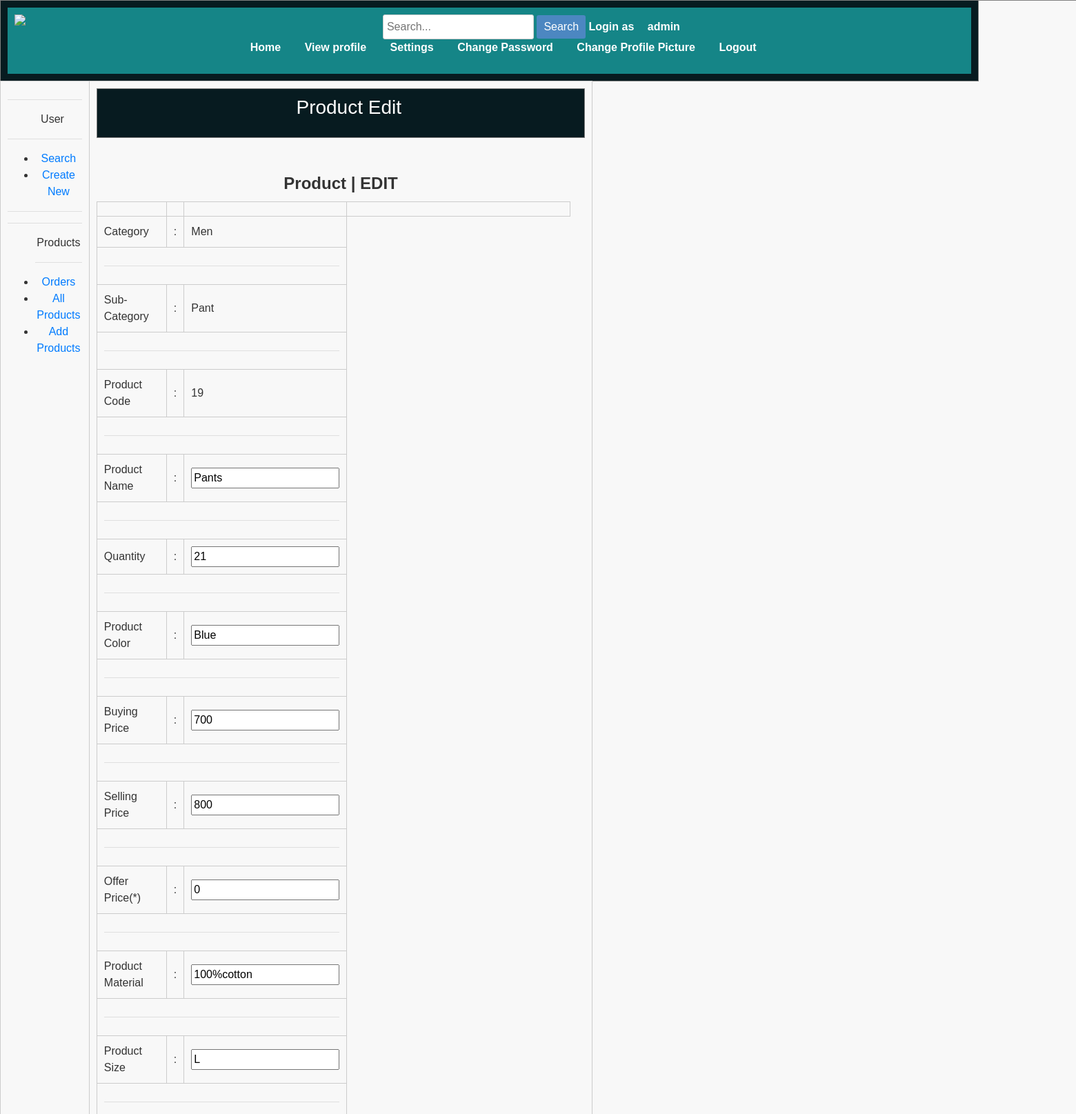
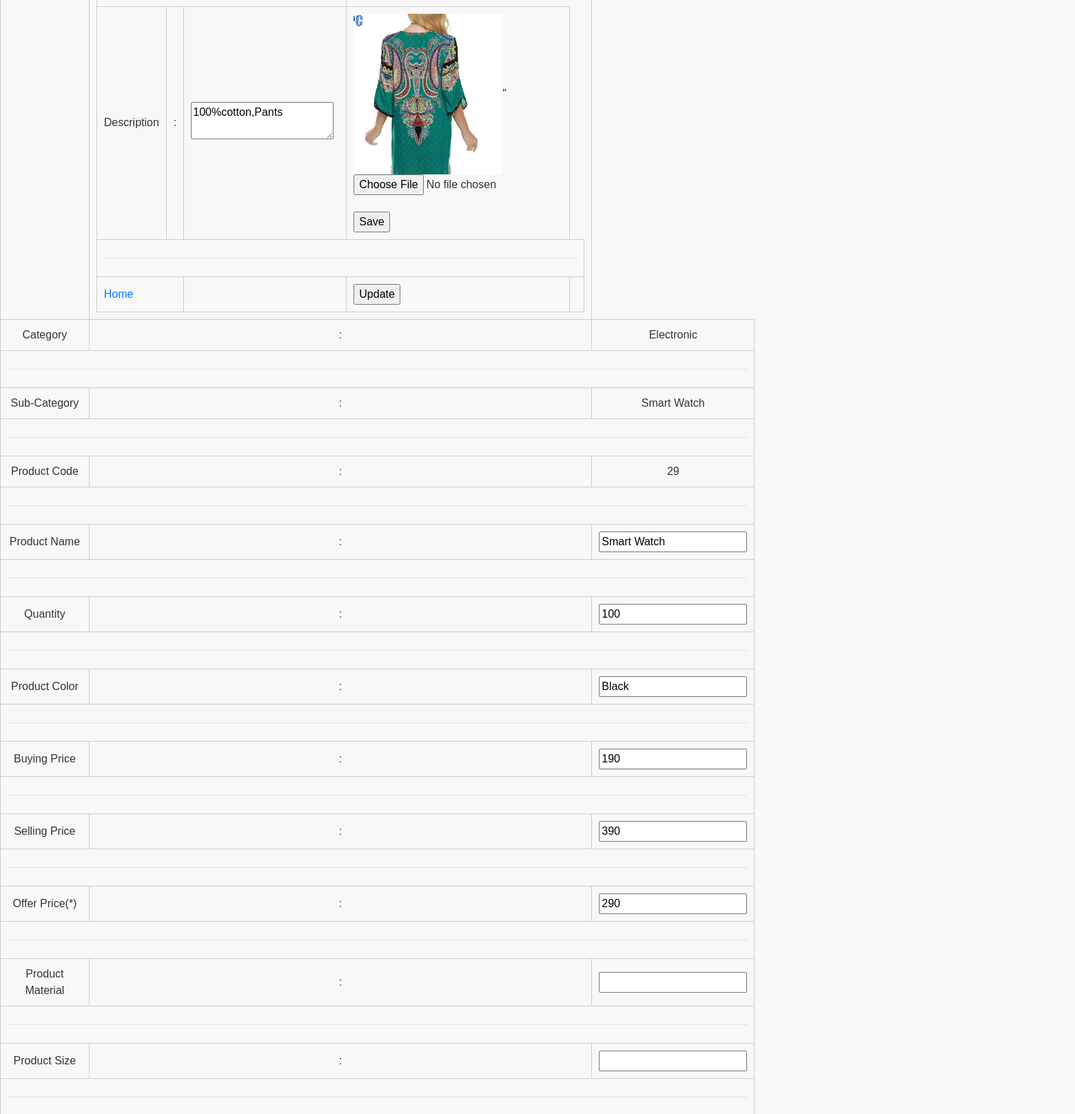
Screenshot of /app/admin/productEdit.php?cd=9 (signed in, upper part) with the database file from the repository (2 pictures, top to bottom).
### tables this page shows
CREATE TABLE `allproducts` (
  `code` varchar(255) NOT NULL,
  `name` varchar(255) NOT NULL,
  `catagory` varchar(255) NOT NULL,
  `subcatagory` varchar(255) NOT NULL,
  `color` varchar(255) NOT NULL,
  `material` varchar(500) NOT NULL,
  `size` varchar(20) NOT NULL,
  `description` varchar(255) NOT NULL,
  `bprice` double NOT NULL,
  `sprice` double NOT NULL,
  `quantity` int(11) NOT NULL,
  `offer` double NOT NULL,
  `pdpic` varchar(500) NOT NULL
);

### data/db.php (called while the page is built, shortened)
<?php
    $host="127.0.0.1";
    $user="root";
    $pass="";
    $dbname="ecommerce";
    $port=3306;
    function executeSQL($sql){
        global $host, $user, $pass, $dbname, $port;
        $link=mysqli_connect($host, $user, $pass, $dbname, $port);
        $result = mysqli_query($link, $sql);
        return $result;
    }
?>

### data/product_access_admin.php (called while the page is built, shortened)
<?php
	if(require_once("db.php"))
    {
    function getAllProductByCode($searchkey){
            $sql = "SELECT * FROM allproducts WHERE code LIKE '%$searchkey%'";
            $result = executeSQL($sql);
		    $ProductByCode = array();
			for($i=0; $row=mysqli_fetch_assoc($result); ++$i)
			{
            $ProductByCode[$i] = $row;
			}
            return $ProductByCode;
            }
	}
	else
    {
		echo "Database not found";
	}
?>

### app/admin/productEdit.php (the view, shortened to what this page needs)
<?php include "../../data/product_access_admin.php"; ?>
<?php
        $productid = $_GET['cd'];
        $allproduct = getAllProductByCode($productid);
?>
<!DOCTYPE html>
<html lang="en">
<head>
<link rel="stylesheet" href="https://cdn.jsdelivr.net/npm/bootstrap@4.0.0/dist/css/bootstrap.min.css">
<link rel="stylesheet" href="../visitor/CSS/home.css">
<link rel="stylesheet" href="css/loggedin.css">
<link rel="stylesheet" href="css/profile.css">
<link rel="stylesheet" href="css/productdetails.css">
</head>
<body width="1600">
    <table width="1600" border="1" align="center" cellpadding="0" cellspacing="0">
    <tr>
		<th colspan="4" align="center" width="60%">
			<nav>
				<a href="loggedin.php"><img src="pictures\eshop_logo.png" align="left" align="top" width="20%"></a>
				<div class="search-bar">
					<input type="text" class="search-input" placeholder="Search...">
					<button class="search-button">Search</button>
				</div>
				Login as <a href="profile.php"><?= $_SESSION['user']['name']; ?></a>
            <div class="sidebar">
                <ul>
                 <a href="loggedin.php">Home</a></li>
                   <a href="profile.php">View profile</a></li>
                    <a href="editprofile.php">Settings</a>
                    <a href="changepass.php">Change Password</a></li>
                    <a href="changepp.php">Change Profile Picture</a></li>
                   <a href="logouthandler.php">Logout</a></li>
                </ul>
            </div>
			</tr>
        <tr>
            <td width="200" valign="top">
                <hr>
                <span>&nbsp;&nbsp;&nbsp;&nbsp;&nbsp;User</span><br>
                <hr>
                <ul>
                    <li><a href="search.php">Search</a></li>
                    <li><a href="create.php">Create New</a></li>
                </ul>
                <hr>
                <hr>
                <ul>
                    Products
                    <hr>
					<li><a href="pending.php">Orders</a></li>
                    <li><a href="allProducts.php">All Products</a></li>
                    <li><a href="settings.php">Add Products</a></li>
            </td>
            <td valign="top" height="400" align="center">
                <table border="1" align="center" width="100%" cellpadding="0" cellspacing="0">
                   <form method="POST">
                    <tr>
                        <th align="center"><label>
                        <h3>&nbsp;&nbsp;&nbsp;&nbsp;&nbsp;&nbsp;&nbsp;&nbsp;&nbsp;&nbsp;&nbsp;&nbsp;&nbsp;&nbsp;&nbsp;&nbsp;&nbsp;&nbsp;Product Edit&nbsp;&nbsp;&nbsp;&nbsp;&nbsp;&nbsp;&nbsp;&nbsp;&nbsp;&nbsp;&nbsp;&nbsp;&nbsp;&nbsp;&nbsp;
                            </h3>
                            </label>
                        </th>
                    </tr>
                    </form>
                </table>
                 <br>
                  <br>
                 <fieldset>
                    <legend><b>Product | EDIT</b></legend>
         <table cellpadding="0" cellspacing="0" width="100%">
         <form method="POST">
        <tr>
            <td width="100"></td>
            <td width="10"></td>
            <td width="230"></td>
            <td></td>
        </tr>
         <?php foreach ($allproduct as $product) { ?>
        <tr>
            <td>Category</td>
            <td>:</td>
            <td><?=$product['catagory'];?></td>
        </tr>
        <tr><td colspan="3"><hr /></td></tr>
        <tr>
            <td>Sub-Category</td>
            <td>:</td>
            <td><?=$product['subcatagory']?></td>
        </tr>
        <tr><td colspan="3"><hr /></td></tr>
        <tr>
            <td>Product Code</td>
            <td>:</td>
            <td><?=$product['code'];?></td>
        </tr>
        <tr><td colspan="3"><hr/></td></tr>
         <tr>
            <td>Product Name</td>
            <td>:</td>
            <td><input type="text" name="name" value="<?=$product['name'];?>" /></td>
        </tr>
        <tr><td colspan="3"><hr/></td></tr>
        <tr>
            <td>Quantity</td>
            <td>:</td>
            <td><input type="text" name="quantity" value="<?=$product['quantity'];?>" /></td>
        </tr>
        <tr><td colspan="3"><hr /></td></tr>
        <tr>
            <td>Product Color</td>
            <td>:</td>
            <td><input type="text" name="color" value="<?=$product['color'];?>" /></td>
        </tr>
        <tr><td colspan="3"><hr /></td></tr>
        <tr>
            <td>Buying Price</td>
            <td>:</td>
            <td><input type="text" name="bprice" value="<?=$product['bprice'];?>" /></td>
        </tr>
        <tr><td colspan="3"><hr /></td></tr>
        <tr>
            <td>Selling Price</td>
            <td>:</td>
            <td><input type="text" name="sprice" value="<?=$product['sprice'];?>" /></td>
        </tr>
        <tr><td colspan="3"><hr /></td></tr>
        <tr>
            <td>Offer Price(*)</td>
            <td>:</td>
            <td><input type="text" name="offer" value="<?=$product['offer'];?>" /></td>
        </tr>
         <tr><td colspan="3"><hr /></td></tr>
         <tr>
            <td>Product Material</td>
            <td>:</td>
            <td><input type="text" name="material" value="<?=$product['material'];?>" /></td>
        </tr>
        <tr><td colspan="3"><hr /></td></tr>
        <tr>
            <td>Product Size</td>
            <td>:</td>
            <td><input type="text" name="size" value="<?=$product['size'];?>" /></td>
        </tr>
        <tr><td colspan="3"><hr /></td></tr>
        <tr>
            <td>Description</td>
            <td>:</td>
            <td><textarea name="description" ><?=$product['description'];?></textarea></td>
            <td><img src="../res/products/<?=$product['pdpic'];?>" />"<br><input type="file" name="pdpic" value="../res/products/<?=$product['pdpic'];?>"><br><br><input type="submit" value="Save" name="pdpicchange" /></td>
        </tr>
         <tr><td colspan="5"><hr /></td></tr>
         <tr>
            <td colspan="2"><a href="loggedin.php">Home</a></td>
             <td></td>
            <td><input type="submit" value="Update" name="update"/></td>
            <td></td>
        </tr>
        </form>
    </table>
                </fieldset>
            </td>
        </tr>
         <?php } ?>
</body>
</html>

### app/visitor/CSS/home.css (style rules this page uses)
nav { background-color: rgb(21, 133, 135); padding: 10px; text-align: center; }
nav a { color: white; text-decoration: none; padding: 10px; margin: 0 5px; }
nav img { max-width: 100%; height: auto; }
.search-bar { display: inline-block; }
.search-input { padding: 5px; border: 1px solid #ccc; border-radius: 3px; }
.search-button { padding: 5px 10px; background-color: #4c87c1; color: white; border: none; border-radius: 3px; cursor: pointer; }
th { background-color: #071b20; color: white; padding: 10px; text-align: center; }
td { border: 1px solid #ccc; padding: 10px; }

### app/admin/css/profile.css (style rules this page uses)
body { margin: 0; padding: 0; font-family: 'Segoe UI', Tahoma, Geneva, Verdana, sans-serif; background-color: #f4f4f4; }

### app/admin/css/productdetails.css (style rules this page uses)
body { font-family: Arial, sans-serif; background-color: #f8f8f8; color: #333; text-align: center; }

### rows the page displays
allproducts: catagory "Men", subcatagory "Pant", code "19", name "Pants", quantity "21", color "Blue", bprice "700", sprice "800", offer "0", material "100%cotton", size "L", description "100%cotton,Pants", pdpic (picture)
allproducts: catagory "Electronic", subcatagory "Smart Watch", code "29", name "Smart Watch", quantity "100", color "Black", bprice "190", sprice "390", offer "290"

### other values shown
$_SESSION['user']['name'] "admin"
